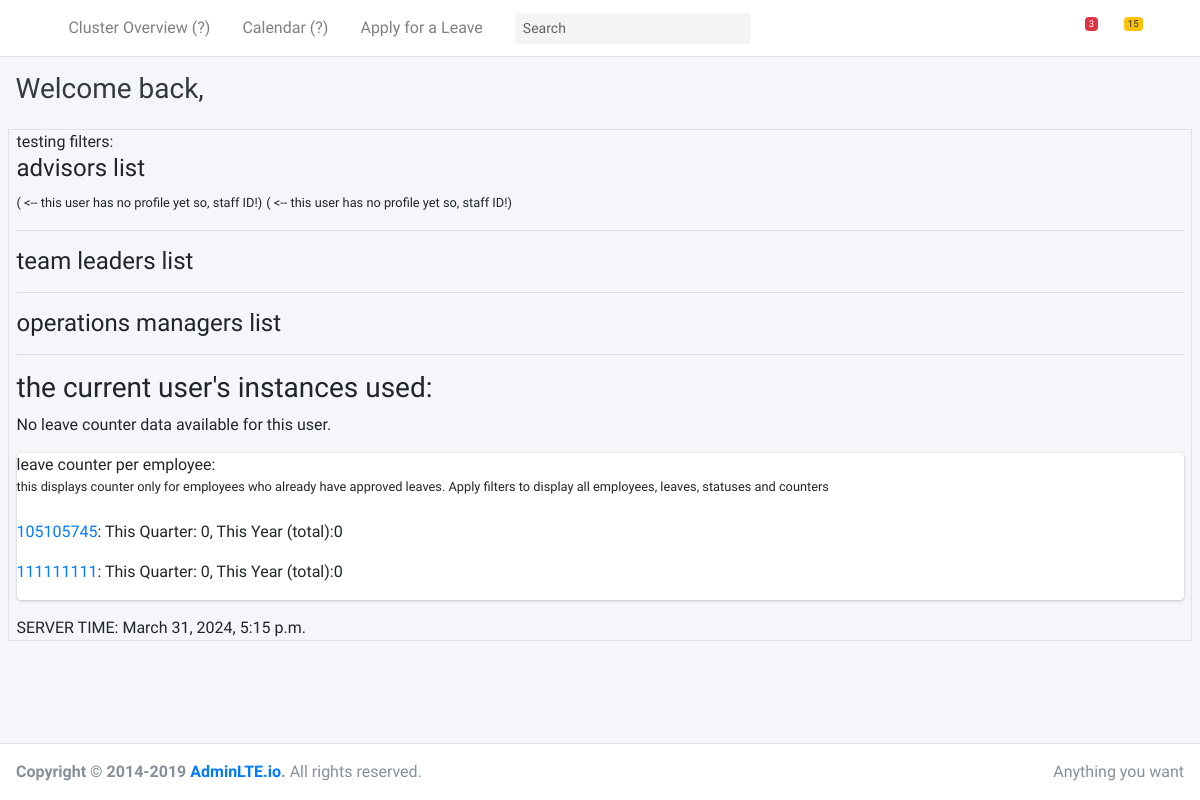
/, run on an earlier commit of the app's database.
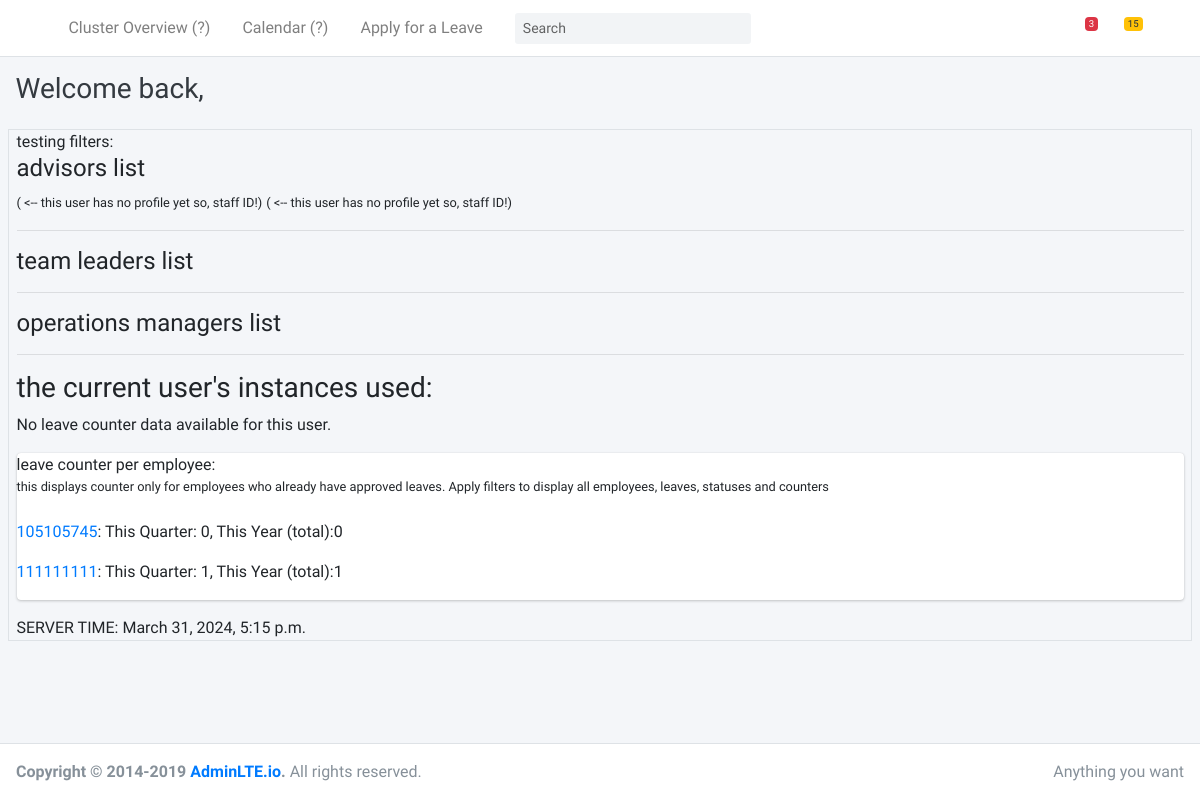
And on a later commit of the database.
### home/models.py (models this page shows, shortened)
class LeaveCounter(models.Model):
    employee = models.OneToOneField(User, on_delete=models.CASCADE, verbose_name='Requester')
    max_instances_per_year = models.PositiveIntegerField(default=25, verbose_name='Max. Instances Per Year', help_text="This count shows the default. Always check for 'additional_instances' for the actual computation of the max_allowed instances per_year and per_quarter.")
    max_instances_per_quarter = models.PositiveIntegerField(default=6, verbose_name='Max. Instances Per Quarter', help_text="This count shows the default. Always check for 'additional_instances' for the actual computation of the max_allowed instances per_year and per_quarter.")
    instances_used_this_year = models.PositiveIntegerField(default=0, verbose_name='Instances Used This Year')
    instances_used_this_quarter = models.PositiveIntegerField(default=0, verbose_name='Instances Used This Quarter')
    last_year_reset_date = models.DateField(null=True, blank=True, verbose_name='Last Year Reset Date')
    last_quarter_reset_date = models.DateField(null=True, blank=True, verbose_name='Last Quarter Reset Date')
    additional_instances_per_year = models.PositiveIntegerField(default=0, verbose_name='Additional Instances Per Year')
    additional_instances_per_quarter = models.PositiveIntegerField(default=0, verbose_name='Additional Instances Per Quarter')
    import calendar

### users/models.py (models this page shows, shortened)
class User(AbstractBaseUser, PermissionsMixin):
    staff_id = models.PositiveIntegerField(unique=True) # change max_length if needed, add min_length/value
    email = models.EmailField(unique=True) # add unique & null field options in production!
    date_joined = models.DateTimeField(default=timezone.now)
    last_login = models.DateTimeField(auto_now=True)
    is_active = models.BooleanField(default=True)  ############################### <-- disabled user account after registration, SET TO TRUE FOR THE FIRST TIME!
    is_staff = models.BooleanField(default=False)
    is_superuser = models.BooleanField(default=False)
    is_advisor          = models.BooleanField(default=True) ### <-- default is all users that register are advisors
    is_team_leader      = models.BooleanField(default=False)
    is_operations_manager  = models.BooleanField(default=False)
    first_name          = models.CharField(max_length=50)
    middle_name         = models.CharField(max_length=50, blank=True)
    last_name           = models.CharField(max_length=50)
    ext_name            = models.CharField(max_length=3, blank=True, null=True, verbose_name="Extension")
    SFST    = "Secured Financial Support Team"
    UFST    = "UnSecured Financial Support Team"
    AUH     = "Australia Collections"
    AU      = "Australia"
    PH      = "Philippines"
    SG      = "Singapore"
    MSS     = "Marks & Spencer"
    HRS     = "HSBC Repayment Services"
    US      = "US"
    CANADA  = "CANADA"
    OTPA    = "Outcome Testing Policy Adherence"
    choices = [
        (SFST, "Secured Financial Support Team"),
        (UFST, "UnSecured Financial Support Team"),
        (AUH, "Australia Collections"),
        (AU, "Australia"),
        (PH, "Philippines"),
        (SG, "Singapore"),
        (MSS, "Marks & Spencer"),
        (HRS, "HSBC Repayment Services"),
        (US, "United States"),
        (CANADA, "Canada"),
        (OTPA, "Outcome Testing Policy Adherence")
        ]
    workgroup           = models.CharField(max_length=100, choices=choices, default="Default", verbose_name="WorkGroup: ")
    objects = CustomUserManager() # set the CustomUserManager() above instead of default UserManager() from django.contrib.auth
    USERNAME_FIELD = "staff_id" # the key identifier of accounts. This was also set on the CustomUserManager() class code
    REQUIRED_FIELDS = [] # ["email", "username", "first_name", "last_name"]
    class Meta:
        verbose_name = "User"
        verbose_name_plural = 'Users'
    def dp_directory_path(instance, filename):
        return 'users/{}/DP/{}'.format(instance.user.staff_id, filename)
    image = models.ImageField(default='defaults/default_user_dp.png', blank=True, upload_to=dp_directory_path, verbose_name="Photo")

### home/views.py (the view, shortened to what this page needs)
# urls.py: path('', homeView, name='home'),
def homeView(request):
    user = User # for listing all the users
    loggedin_user = request.user # for accessing the currently logged-in user's leave instances
    current_time = datetime.now()
    instances_used_this_year = None
    instances_used_this_quarter = None
    leave_counter = None
    context = {
        'advisors': user.objects.filter(is_advisor=True),
        'tls': user.objects.filter(is_team_leader=True),
        'oms': user.objects.filter(is_operations_manager=True),
        'adv_all_leaves': LeaveCounter.objects.all(),
        'instances_used_this_year': getattr(leave_counter, 'instances_used_this_year', 0),
        'instances_used_this_quarter': getattr(leave_counter, 'instances_used_this_quarter', 0),
        'server_time': current_time
    }
    return render(request, 'home/authed/home.html', context)

### home/templates/home/authed/home.html (shortened to what this page needs)
{% extends "base.html" %}
{% block content %}
testing filters: <br>
<h4>advisors list</h4>
{% for adv in advisors %}
	{% if adv.last_name and adv.first_name %}
		<a href="{% url 'profile' adv.staff_id %}"> {{adv.last_name}}, {{adv.first_name}}</a>
		<br>
	{% else %}
		<small>( <-- this user has no profile yet so, staff ID!)</small>
	{% endif %}
{% endfor %}
<hr>
<h4>team leaders list</h4>
<hr>
<h4>operations managers list</h4>
<hr>
<h3>the current user's instances used:</h3>
{% if instances_used_this_year and instances_used_this_quarter %}
    <p>Instances used this year: {{ instances_used_this_year }}</p>
    <p>Instances used this quarter: {{ instances_used_this_quarter }}</p>
{% else %}
    <p>No leave counter data available for this user.</p>
{% endif %}
<div class="card">
	leave counter per employee:
	<small>this displays counter only for employees who already have approved leaves.
	Apply filters to display all employees, leaves, statuses and counters </small><br>
	{% for leave_counter in adv_all_leaves %}
	    <p><a href="{% url 'profile' leave_counter.employee.staff_id %}">{{ leave_counter.employee.staff_id }}</a>: This Quarter: {{ leave_counter.instances_used_this_quarter }},
	    This Year (total):{{ leave_counter.instances_used_this_year }}</p>
	{% endfor %}
</div>
<div>SERVER TIME: {{server_time}} </div>
{% endblock content %}

What changed in the data, as far as the page shows it:
changed LeaveCounter (number 2 of 2 on the later page): instances_used_this_quarter "0" → "1"; instances_used_this_year "0" → "1"
